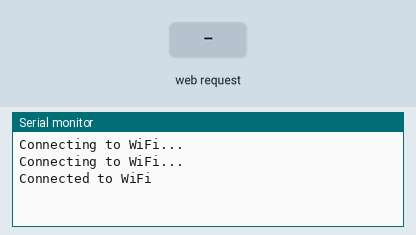
A sketch run on a simulated ESP32. On the bench: the last lines printed to the serial monitor. The test bench sets the inputs (shaded band). WiFi joins after 1.5 s; servers stay silent unless stated.

Above: at 3.2 s.
3.3 s: HTTP request GET /COLOR_GREEN received
At 4.5 s:
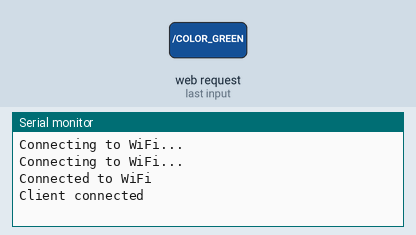
At 5.9 s:
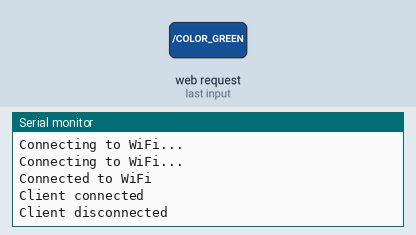

Measured:
- after the input at 3.3 s, the serial monitor: prints a new line at once (image 1)

The sketch:

receiver_wifi.ino
```cpp
#include <WiFi.h>
#include <WiFiServer.h>

#define WIFI_SSID "EcoaimsSwitch_01"
#define WIFI_PASSWORD "123456789"
#define RGB_BUILTIN 8  // GPIO for built-in RGB LED is now GPIO8

WiFiServer server(8080);  // Listen on port 8080

void setup() {
  Serial.begin(115200);

  // Set initial RGB color to red using neopixelWrite
  neopixelWrite(RGB_BUILTIN, 255, 0, 0);  // Red color

  // Connect to Wi-Fi
  WiFi.config(IPAddress(192, 168, 1, 20), IPAddress(192, 168, 1, 1), IPAddress(255, 255, 255, 0)); // Static IP configuration
  WiFi.begin(WIFI_SSID, WIFI_PASSWORD);
  while (WiFi.status() != WL_CONNECTED) {
    delay(1000);
    Serial.println("Connecting to WiFi...");
  }
  Serial.println("Connected to WiFi");

  // Start the server
  server.begin();
}

void loop() {
  WiFiClient client = server.available();
  if (client) {
    Serial.println("Client connected");

    while (client.connected()) {
      if (client.available()) {
        String message = client.readStringUntil('\n');
        message.trim();

        if (message == "COLOR_GREEN") {
          // Change the RGB LED color to green
          neopixelWrite(RGB_BUILTIN, 0, 255, 0);  // Green color
        } else if (message == "COLOR_RED") {
          // Change the RGB LED color to red
          neopixelWrite(RGB_BUILTIN, 255, 0, 0);  // Red color
        }
      }
    }
    client.stop();
    Serial.println("Client disconnected");
  }
}
```
